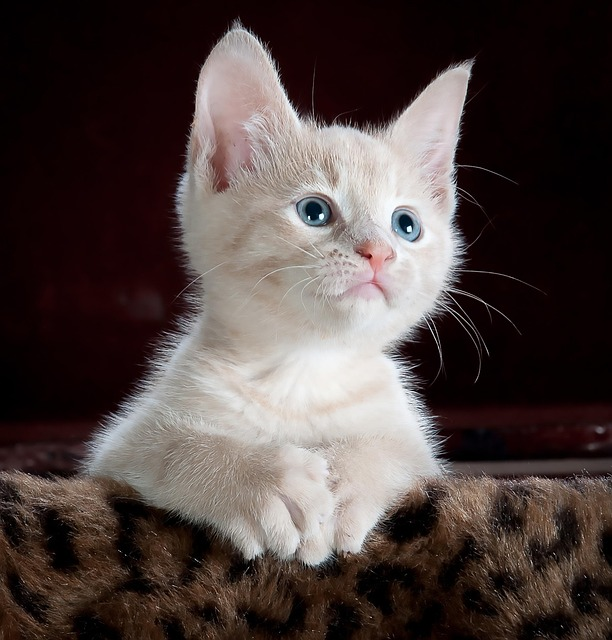
#> input picture hws/UMER_912_HASEEB_1009_DIP_R2026_HW1/images/image1.jpg, 612 x 640 px
$ jupyter execute Q3.ipynb
#> lines starting #> are read from the running program, lines starting #| are printed output that depends on the picture
# Down-Sampling With vs. Without Anti-Aliasing (Gaussian Pre-Filtering)

### Formulas:

- **Nyquist-Shannon Sampling Theorem:**
  $$f_{\text{max}} \le \frac{f_s}{2}$$
- **Gaussian Pre-Filter Low-Pass Bandwidth Choice:**
  $$\sigma \approx \frac{\text{factor}}{2}, \quad \text{kernel size} = 2 \cdot \lfloor 3\sigma \rfloor + 1$$
- **Mean Squared Error (MSE):**
  $$\text{MSE} = \frac{1}{M \cdot N} \sum_{x=0}^{M-1} \sum_{y=0}^{N-1} \left( I(x,y) - \hat{I}(x,y) \right)^2$$
- **Peak Signal-to-Noise Ratio (PSNR):**
  $$\text{PSNR} = 10 \cdot \log_{10} \left( \frac{MAX_I^2}{\text{MSE}} \right) \quad \text{dB} \quad (\text{where } MAX_I = 255)$$

This notebook:

1. Reads a grayscale image ($\ge 256 \times 256$).
2. Performs direct down-sampling by factors of 2, 4, 8 via pixel skipping (`img[::f, ::f]`).
3. Performs anti-aliased down-sampling using `cv2.GaussianBlur()` prior to sub-sampling.
4. Compares all 6 down-sampled outputs side by side.
5. Reconstructs full-size images using `cv2.INTER_NEAREST` and evaluates MSE & PSNR.
6. Discusses why anti-aliasing pre-filters prevent spatial aliasing artifacts.

[cell 1]
import numpy as np
import cv2
import matplotlib.pyplot as plt

## (i) Read or Synthesize Grayscale Image ($\ge 256 \times 256$)

[cell 2]
def load_grayscale_image(
    path: str = "images/image1.jpg", size: int = 256
) -> np.ndarray:
#> called with path = 'images/image1.jpg', size = 256
    img = cv2.imread(path, cv2.IMREAD_GRAYSCALE)
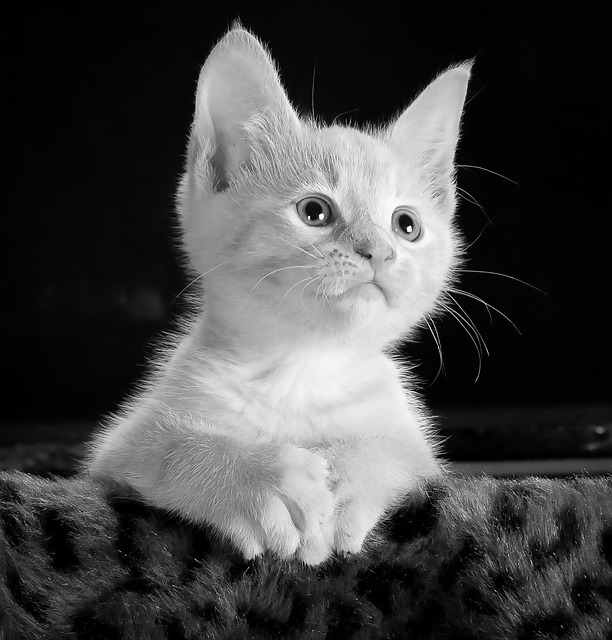
#> img: shape (640, 612); min 0, max 255, mean 69.9

    return img


img = load_grayscale_image("images/image1.jpg", size=256)
H, W = img.shape
#> H = 640; W = 612
print(f"Original image size: {H} x {W}, dtype={img.dtype}")
#| Original image size: 640 x 612, dtype=uint8

factors = [2, 4, 8]

## (ii) Unfiltered Down-Sampling (Direct Pixel Skipping)

[cell 3]
unfiltered = {f: img[::f, ::f] for f in factors}
#> unfiltered = 3 items

## (iii) Filtered Down-Sampling (Gaussian Anti-Aliasing Pre-Filter)

[cell 4]
def gaussian_sigma_for_factor(f: int) -> float:
    # A common rule of thumb: sigma ~ factor / 2 so the low-pass cutoff
    # roughly matches the new Nyquist rate.
    return f / 2.0


filtered = {}
for f in factors:
    sigma = gaussian_sigma_for_factor(f)
    ksize = 2 * int(3 * sigma) + 1  # odd kernel size, ~3 sigma radius
    ksize = max(ksize, 3)
    blurred = cv2.GaussianBlur(img, (ksize, ksize), sigma)
    filtered[f] = blurred[::f, ::f]
#> this loop made 3 passes
#> pass 3, `blurred = cv2.GaussianBlur(img, (ksize, ksize), sigma)`:
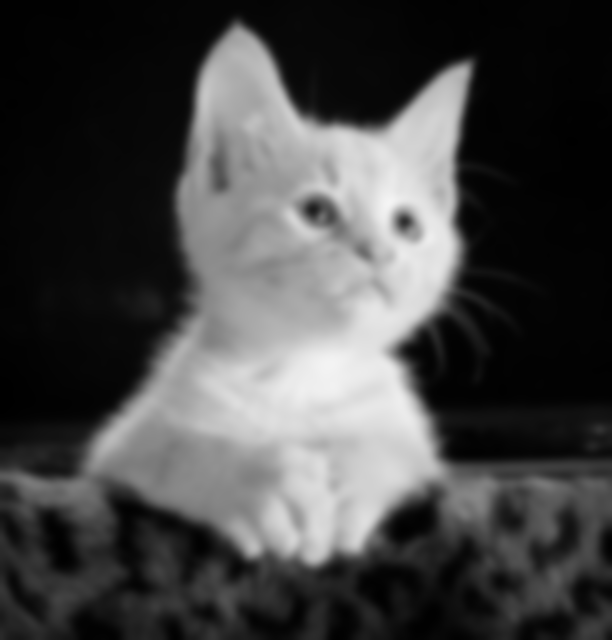
#> blurred: shape (640, 612); min 0, max 244, mean 69.9
#> after the loop, filtered = 3 items

## (iv) Display Down-Sampled Comparisons Side by Side

[cell 5]
fig, axes = plt.subplots(2, len(factors), figsize=(4 * len(factors), 8))

for col, f in enumerate(factors):
    axes[0, col].imshow(unfiltered[f], cmap="gray", vmin=0, vmax=255)
    axes[0, col].set_title(f"Unfiltered, factor={f}\nsize={unfiltered[f].shape}")
    axes[0, col].axis("off")

    axes[1, col].imshow(filtered[f], cmap="gray", vmin=0, vmax=255)
    axes[1, col].set_title(f"Gaussian-filtered, factor={f}\nsize={filtered[f].shape}")
    axes[1, col].axis("off")

fig.suptitle("Down-sampling: Unfiltered (top row) vs. Anti-Aliased (bottom row)")
fig.tight_layout()
plt.show()
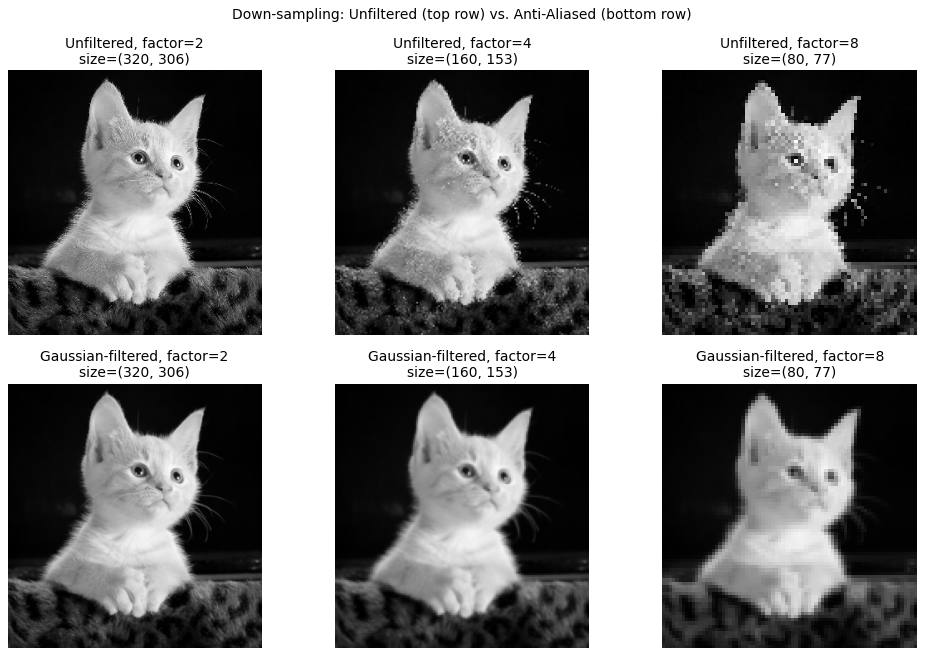
#> figure drawn by matplotlib, 6 panels

## (v) Up-Sampling & Quantitative Evaluation (MSE & PSNR vs. Original)

[cell 6]
def mse(a: np.ndarray, b: np.ndarray) -> float:
    a = a.astype(np.float64)
    b = b.astype(np.float64)
    return float(np.mean((a - b) ** 2))


def psnr(mse_value: float, max_pixel: float = 255.0) -> float:
    if mse_value == 0:
        return float("inf")
    return 10.0 * np.log10((max_pixel**2) / mse_value)


results = []  # (label, factor, mse, psnr)

for f in factors:
    up_unfiltered = cv2.resize(unfiltered[f], (W, H), interpolation=cv2.INTER_NEAREST)
    up_filtered = cv2.resize(filtered[f], (W, H), interpolation=cv2.INTER_NEAREST)

    m_u = mse(img, up_unfiltered)
    p_u = psnr(m_u)
    results.append(("Unfiltered", f, m_u, p_u))

    m_f = mse(img, up_filtered)
    p_f = psnr(m_f)
    results.append(("Filtered (anti-aliased)", f, m_f, p_f))
#> this loop made 3 passes
#> (m_u, p_u, m_f, p_f) on passes 1 to 3: (162.3, 26.03, 114.8, 27.53), (322.4, 23.05, 205.6, 25), (507, 21.08, 328.3, 22.97)
#> after the loop, results = [('Unfiltered', 2, 162.3, 26.03), ('Filtered (anti-aliased)', 2, 114.8, 27.53), ('Unfiltered', 4, 322.4, 23.05), ('Filtered (anti-aliased)', 4, 205.6, 25), ('Unfiltered', 8, 507, 21.08), ('Filtered (anti-aliased)', 8, 328.3, 22.97)]

print(f"{'Method':<26}{'Factor':>8}{'MSE':>14}{'PSNR (dB)':>14}")
print("-" * 62)
for label, f, m, p in results:
    p_str = f"{p:.2f}" if np.isfinite(p) else "inf"
    print(f"{label:<26}{f:>8}{m:>14.3f}{p_str:>14}")
#> this loop made 6 passes
#> (label, f, m, p, p_str) on passes 1 to 6: ('Unfiltered', 2, 162.3, 26.03, '26.03'), ('Filtered (anti-aliased)', 2, 114.8, 27.53, '27.53'), ('Unfiltered', 4, 322.4, 23.05, '23.05'), ('Filtered (anti-aliased)', 4, 205.6, 25, '25.00'), ('Unfiltered', 8, 507, 21.08, '21.08'), ('Filtered (anti-aliased)', 8, 328.3, 22.97, '22.97')
#| Unfiltered                       2       162.298         26.03
#| Filtered (anti-aliased)          2       114.784         27.53
#| Unfiltered                       4       322.416         23.05
#| Filtered (anti-aliased)          4       205.642         25.00
#| Unfiltered                       8       507.035         21.08
#| Filtered (anti-aliased)          8       328.299         22.97

$ run again, with hws/UMER_912_HASEEB_1009_DIP_R2026_HW1/images/image2.jpg copied over hws/UMER_912_HASEEB_1009_DIP_R2026_HW1/images/image1.jpg
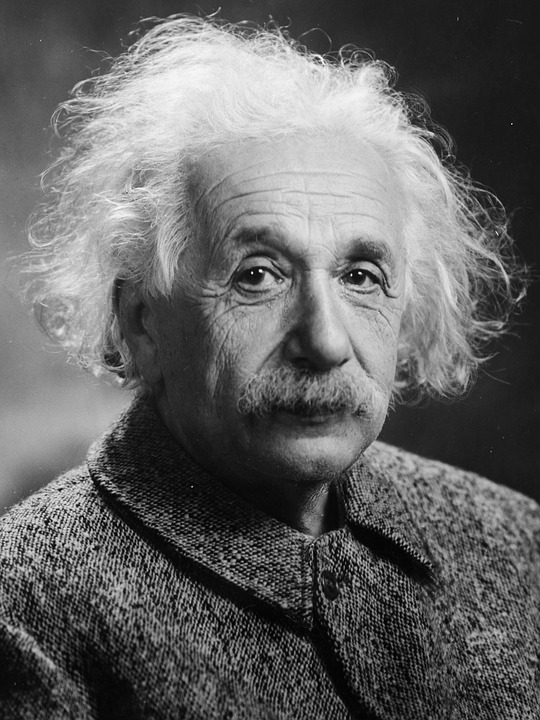
#> input picture hws/UMER_912_HASEEB_1009_DIP_R2026_HW1/images/image2.jpg, 540 x 720 px
#> in load_grayscale_image, img is the input picture: shape (720, 540); min 0, max 255, mean 100.4
#| Original image size: 720 x 540, dtype=uint8
#> unfiltered = 3 items
#> the loop `for f in factors:` made 3 passes
#> pass 2, `blurred = cv2.GaussianBlur(img, (ksize, ksize), sigma)`:
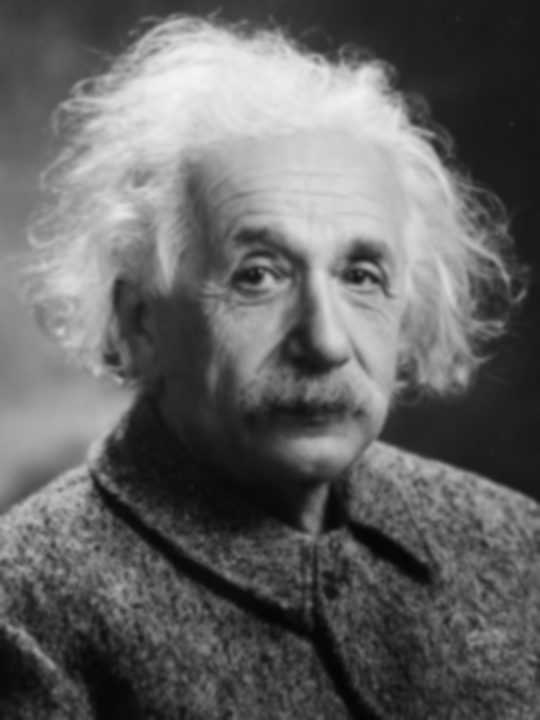
#> blurred: shape (720, 540); min 5, max 243, mean 100.4
#> the loop `for f in factors:` made 3 passes
#> (m_u, p_u, m_f, p_f) on passes 1 to 3: (345.4, 22.75, 269.6, 23.82), (815.3, 19.02, 468.6, 21.42), (1108.3, 17.68, 616.6, 20.23)
#> pass 1, `up_unfiltered = cv2.resize(unfiltered[f], (W, H), interpolation=cv2.IN..`:
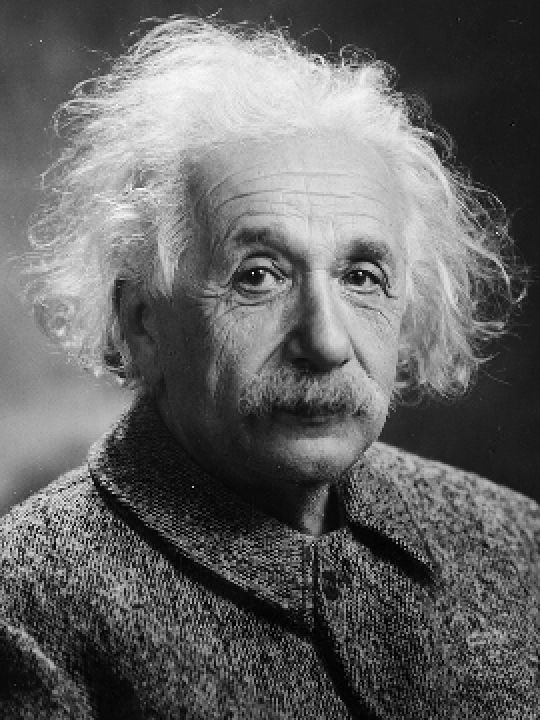
#> up_unfiltered: shape (720, 540); min 0, max 255, mean 100.4
#> after the loop `for f in factors:`: results = [('Unfiltered', 2, 345.4, 22.75), ('Filtered (anti-aliased)', 2, 269.6, 23.82), ('Unfiltered', 4, 815.3, 19.02), ('Filtered (anti-aliased)', 4, 468.6, 21.42), ('Unfiltered', 8, 1108.3, 17.68), ('Filtered (anti-aliased)', 8, 616.6, 20.23)]
#> the loop `for label, f, m, p in results:` made 6 passes
#> (label, f, m, p, p_str) on passes 1 to 6: ('Unfiltered', 2, 345.4, 22.75, '22.75'), ('Filtered (anti-aliased)', 2, 269.6, 23.82, '23.82'), ('Unfiltered', 4, 815.3, 19.02, '19.02'), ('Filtered (anti-aliased)', 4, 468.6, 21.42, '21.42'), ('Unfiltered', 8, 1108.3, 17.68, '17.68'), ('Filtered (anti-aliased)', 8, 616.6, 20.23, '20.23')
#> (printed output is left out)

$ run again, with hws/UMER_912_HASEEB_1009_DIP_R2026_HW1/images/quantized_grid.png saved as hws/UMER_912_HASEEB_1009_DIP_R2026_HW1/images/image1.jpg
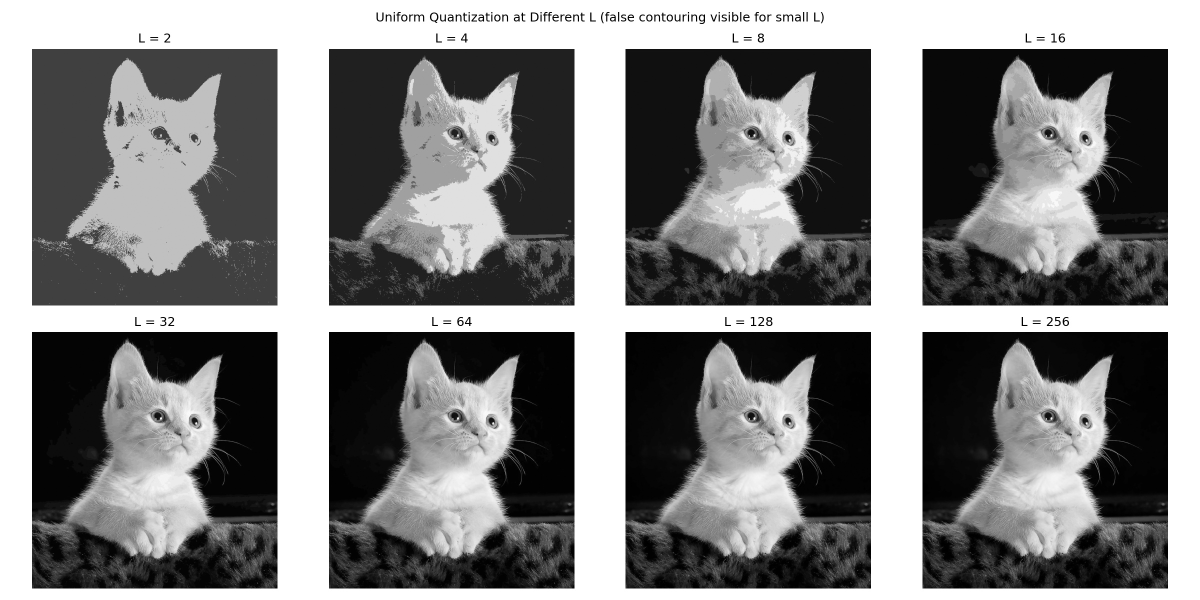
#> input picture hws/UMER_912_HASEEB_1009_DIP_R2026_HW1/images/quantized_grid.png, 2400 x 1200 px (shown at 1/2 size)
#> in load_grayscale_image, img is the input picture: shape (1200, 2400); min 0, max 255, mean 129.6
#| Original image size: 1200 x 2400, dtype=uint8
#> unfiltered = 3 items
#> the loop `for f in factors:` made 3 passes
#> pass 3, `blurred = cv2.GaussianBlur(img, (ksize, ksize), sigma)`:
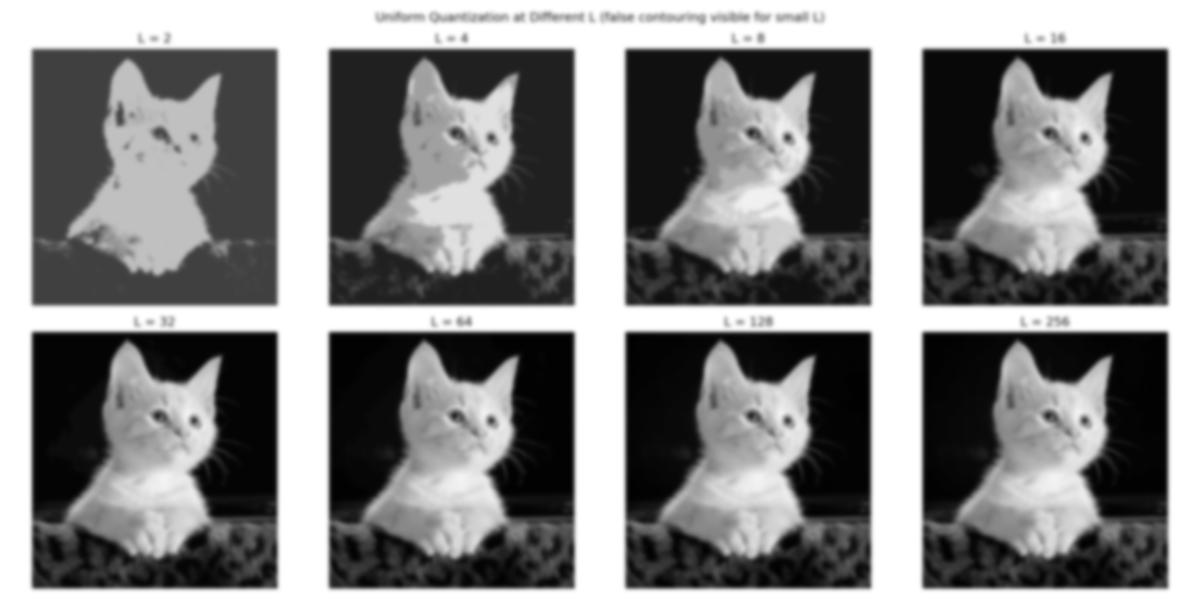
#> blurred: shape (1200, 2400) (shown at 1/2 size); min 1, max 255, mean 129.6
#> the loop `for f in factors:` made 3 passes
#> (m_u, p_u, m_f, p_f) on passes 1 to 3: (281.1, 23.64, 214.6, 24.81), (770.5, 19.26, 527.2, 20.91), (1668.6, 15.91, 1096.4, 17.73)
#> after the loop `for f in factors:`: results = [('Unfiltered', 2, 281.1, 23.64), ('Filtered (anti-aliased)', 2, 214.6, 24.81), ('Unfiltered', 4, 770.5, 19.26), ('Filtered (anti-aliased)', 4, 527.2, 20.91), ('Unfiltered', 8, 1668.6, 15.91), ('Filtered (anti-aliased)', 8, 1096.4, 17.73)]
#> the loop `for label, f, m, p in results:` made 6 passes
#> (label, f, m, p, p_str) on passes 1 to 6: ('Unfiltered', 2, 281.1, 23.64, '23.64'), ('Filtered (anti-aliased)', 2, 214.6, 24.81, '24.81'), ('Unfiltered', 4, 770.5, 19.26, '19.26'), ('Filtered (anti-aliased)', 4, 527.2, 20.91, '20.91'), ('Unfiltered', 8, 1668.6, 15.91, '15.91'), ('Filtered (anti-aliased)', 8, 1096.4, 17.73, '17.73')
#> (printed output is left out)
